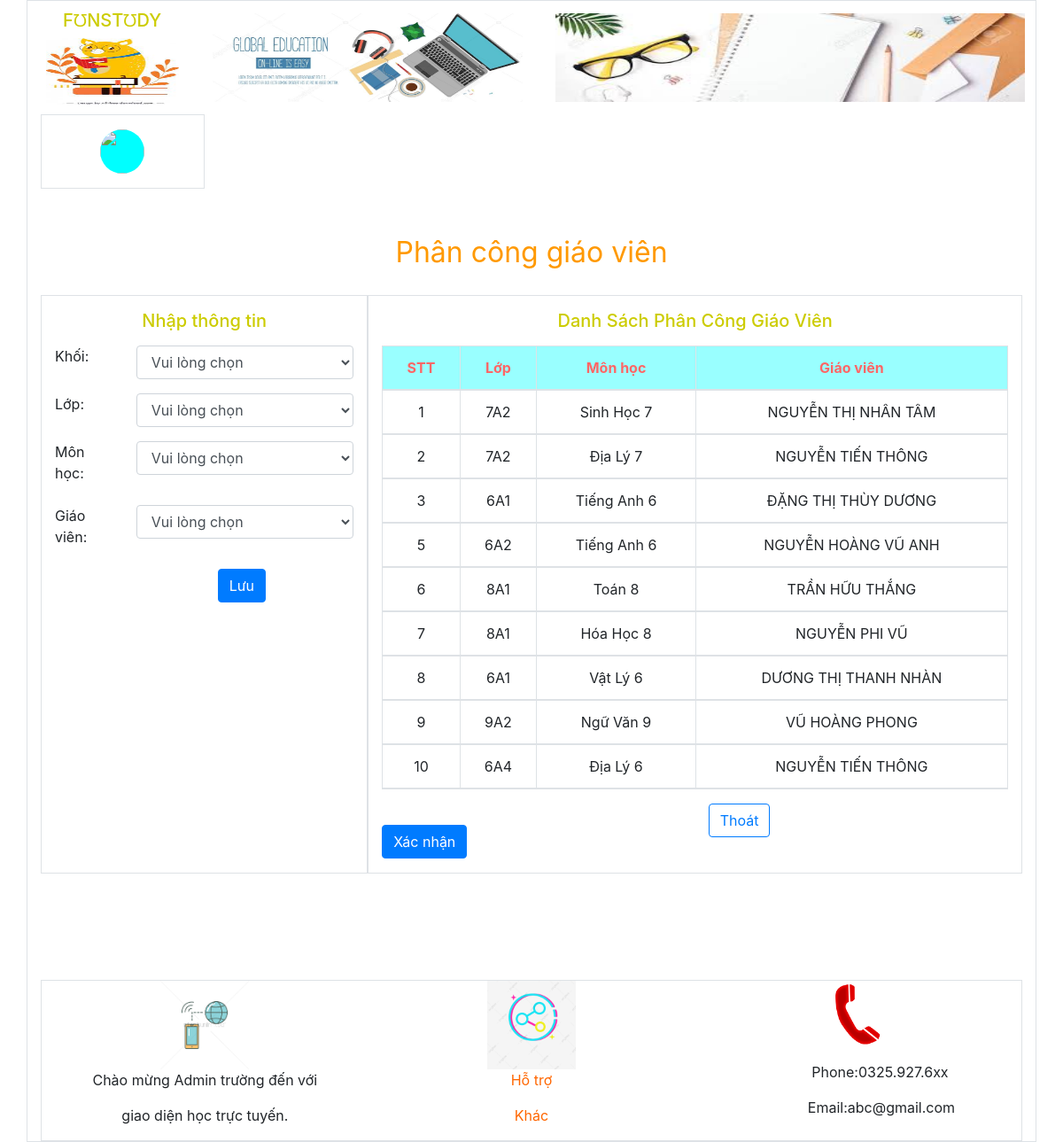
Page /PhanCongGiaoVien.php?TenTruong=THCS NGUYỄN VĂN TRỖI on the committed database.
### tables this page shows
CREATE TABLE `phancong` (
  `MaPhanCong` int(10) NOT NULL auto_increment,
  `TenLop` varchar(20) NOT NULL,
  `TenGV` varchar(30) NOT NULL,
  `TenMonHoc` varchar(50) NOT NULL,
  `MaLop` int(10) NOT NULL,
  `MaGV` int(10) NOT NULL,
  `MaMonHoc` int(10) NOT NULL,
  `NgayPhanCong` datetime NOT NULL,
  PRIMARY KEY  (`MaPhanCong`),
  KEY `TenLop` (`TenLop`,`MaLop`,`MaGV`,`MaMonHoc`)
);

CREATE TABLE `lop` (
  `MaLop` int(10) NOT NULL auto_increment,
  `TenLop` varchar(20) NOT NULL,
  `MaKhoi` int(10) NOT NULL,
  `MaTruong` int(10) NOT NULL,
  PRIMARY KEY  (`MaLop`),
  KEY `MaKhoi` (`MaKhoi`),
  KEY `MaTruong` (`MaTruong`)
);

### PhanCongGiaoVien.php (the view, shortened to what this page needs)
<?php
			include_once("Controller/cPCGV.php");
			?>
<!DOCTYPE html PUBLIC "-//W3C//DTD XHTML 1.0 Transitional//EN" "http://www.w3.org/TR/xhtml1/DTD/xhtml1-transitional.dtd">
<html xmlns="http://www.w3.org/1999/xhtml">
<head>
<link rel="stylesheet" type="text/css" href="css/bootstrap.css"/>
</head>
<body>
<div class="container h-600 w-100 border">
	<div class="row">
    <div class="row header"  id="codinh" >
    	<div class="col-xs-2 col-sm-2 col-md-2 col-lg-2 h-200">
            <center><h5>F℧NST℧DY</h5><img src="img/lg.jpg" width="150px" height="75px" /></center>
        </div>
        <div class="col-xs-4 col-sm-4 col-md-4 col-lg-4 h-200 m-1">
        	<img src="img/bner.jpg" width="350px" height=100px"  />
        </div>
        <div class="col-xs-4 col-sm-4 col-md-4 col-lg-4 h-200 m-1">
        	<img src="img/banner.jpg" width="530px" height=100px"  />
        </div>
    </div>
    </div>
    <div class="col-xs-2 col-sm-2 col-md-2 col-lg-2 h-150 border">
        	<?php
				include_once("Controller/cTK(AD).php");
				$p=new cTKad();
				$hien=$p->info();
				$cot=mysql_fetch_assoc($hien);
					 	echo "<center>";?>
						<img src="<?php echo "img/".$cot['Anh']; ?>" height="50px" width="50px" class="rounded-circle">
						<?php echo "</center>";?>
    </div>
    <br />
    <br />
    <div class="col-xs-12 col-sm-12 col-md-12 col-lg-12">
       <div class="row">
    		<div class="col-12">
               <center><x class="text-center">Phân công giáo viên</x></center>
               <br />
            </div>
        </div>
        <div class="row">
            <div class="col-4 border ">
                <h5 class="text-center">Nhập thông tin</h5>
            	 <form action="#" method="post">
                 <div class="row form-group">
                        <label class="col-3" for="">Khối:</label>
                        <div class="col-9">
                            <select name="k"  class="form-control" onchange="window.location.href=this.value;">
                            <option>
                            <?php
								if(isset($_GET['Ma'])&&isset($_GET['TenTruong'])){
									echo $_GET['TenKhoi'];
								}
								else{
									echo "Vui lòng chọn";
								}
								?>
                            </option>
                                <?php
									include_once("Controller/cPCGV.php");
										?>
                            </select>
                        </div>
                    </div>
                    <div class="row form-group">
                        <label class="col-3" for="">Lớp:</label>
                        <div class="col-9">
                            <select name="a"  class="form-control" onchange="window.location.href=this.value;">
                            <option>
                            <?php
								if(isset($_GET['Ma'])&&isset($_GET['TenTruong'])&&isset($_GET['TenKhoi'])){
									echo $_GET['TenLop'];
								}
								else{
									echo "Vui lòng chọn";
								}
								?>
                            </option>
                                <?php
									include_once("Controller/cPCGV.php");
										?>
                            </select>
                        </div>
                    </div>
                    <div class="row form-group">
                        <label for="" class="col-3">Môn học:</label>
                        <div class="col-9">
                            <select name="b" class="form-control" onchange="window.location.href=this.value;">
                             <option>
                            <?php
								if(isset($_GET['Ma'])&&isset($_GET['TenTruong'])&&isset($_GET['TenKhoi'])&&isset($_GET['TenLop'])){
									echo $_GET['TenMonHoc']."&nbsp;".$_GET['TenKhoi'];
								}
								else{
									echo "Vui lòng chọn";
								}
								?>
                            </option>
                            <?php
								include_once("Controller/cPCGV.php");
							?>
                            </select>
                        </div>
                    </div>
                    <div class="row form-group">
                        <label for="" class="col-3">Giáo viên:</label>
                        <div class="col-9">
                            <select  name="c" class="form-control" onchange="window.location.href=this.value;">
                             <option>
                            <?php
								if(isset($_GET['Ma'])&&isset($_GET['TenTruong'])&&isset($_GET['TenKhoi'])&&isset($_GET['TenLop'])&&isset($_GET['TenMonHoc'])&&isset($_GET['TenGV'])){
									echo $_GET['TenGV'];
								}
								else{
									echo "Vui lòng chọn";
								}
								?>
                             </option>
                                <?php
									include_once("Controller/cPCGV.php");
										?>
                            </select>
                        </div>
                    </div>
                    <div class="row form-group">
                        <div class="col-6">
                        </div>
                        <div class="col-6">
                            <input type="submit" name="submit" value="Lưu"  class="btn btn-primary"/>
                        </div>
                    </div>
                 </form>
            </div>
            <div class="col-xs-8 col-sm-8 col-md-8 col-lg-8 border">
            <h5 class="text-center">Danh Sách Phân Công Giáo Viên</h5>
                <table class="table table-bordered">
                	<thead>
                    <tr class="text-center">
                        <th><center>STT</center></th>
                        <th><center>Lớp</center></th>
                        <th><center>Môn học</center></th>
                        <th><center>Giáo viên</center></th>
                    </tr>
                    <?php
						include_once("Controller/cPCGV.php");
						$p=new cQLadtruong();
						$appear=$p->Xem();
						while($cot=mysql_fetch_assoc($appear)){
					?>
                    <tr>
                        <td><center><?php echo $cot['MaPhanCong']?></center></td>
                        <td><center><?php  echo $cot['TenLop']?></center></td>
                        <td><center><?php  echo $cot['TenMonHoc']?></center></td>
                        <td><center><?php echo $cot['TenGV']?></center></td>
                    </tr>
                      <?php
						}
				?>
                    </thead>
                </table>
                <div class="row form-group">
                    <div class="col-6">
                        <a href="home(AD).php?Ma=<?php echo $_GET['Ma'] ?>"><button type="button"  class="btn btn-primary xacnhan">Xác nhận</button></a>
                    </div>
                    <div class="col-6">
                         <a href="home(AD).php?Ma=<?php echo $_GET['Ma'] ?>"><button type="button"  class="btn btn-outline-primary">Thoát</button></a>
                    </div>
                </div>
            </div>
       </div>
       <br />
    </div>
    <br />
    <br />
    <br />
    <br />
     <div class="col-xs-12 col-sm-12 col-md-12 col-lg-12 border">
     	<div class="row">
        	<div class="col-xs-4 col-sm-4 col-md-4 col-lg-4">
            <center><img src="img/on.png" width="100" height="100"/><center></center>
                </center><center><p>Chào mừng Admin trường đến với <p/><p>giao diện học trực tuyến.</p></center>
            </div>
            <div class="col-xs-4 col-sm-4 col-md-4 col-lg-4">
            <center><img src="img/lk.jpg" width="100" height="100"/><center></center>
                </center><center><a href="#">Hỗ trợ</a><p></p></center>
                </center><center><a href="#">Khác</a><p></p></center>
            </div>
            <div class="col-xs-4 col-sm-4 col-md-4 col-lg-4">
            <center><img src="img/dt.gif" width="75" height="75"/><center></center><p></p>
                </center>&nbsp;&nbsp;&nbsp;&nbsp;&nbsp;&nbsp;&nbsp;&nbsp;&nbsp;&nbsp;&nbsp;&nbsp;&nbsp;&nbsp;&nbsp;&nbsp;&nbsp;&nbsp;&nbsp;&nbsp;
                &nbsp;&nbsp;&nbsp;&nbsp;&nbsp;Phone:0325.927.6xx<p></p>
                </center>&nbsp;&nbsp;&nbsp;&nbsp;&nbsp;&nbsp;&nbsp;&nbsp;&nbsp;&nbsp;&nbsp;&nbsp;&nbsp;&nbsp;&nbsp;&nbsp;&nbsp;&nbsp;&nbsp;&nbsp;
                &nbsp;&nbsp;&nbsp;&nbsp;Email:abc@gmail.com
            </div>
        </div>
    </div>
  </div>

### Controller/cPCGV.php (shortened to what this page needs)
<!DOCTYPE html PUBLIC "-//W3C//DTD XHTML 1.0 Transitional//EN" "http://www.w3.org/TR/xhtml1/DTD/xhtml1-transitional.dtd">
<html xmlns="http://www.w3.org/1999/xhtml">
<head>
</head>
<body>
<?php
include_once("Model/mPCGV.php");
class cQLadtruong{
function Xem(){
	$p=new mQLadtruong();
	$app=$p->HienNao();
	return $app;
}
}
?>
</body>
</html>

### Model/mPCGV.php (shortened to what this page needs)
<!DOCTYPE html PUBLIC "-//W3C//DTD XHTML 1.0 Transitional//EN" "http://www.w3.org/TR/xhtml1/DTD/xhtml1-transitional.dtd">
<html xmlns="http://www.w3.org/1999/xhtml">
<head>
</head>
<body>
<?php
include_once("mConnect(AD).php");
class mQLadtruong{
function HienNao(){
	$p=new ketnoiad($ketnoi);
	if($p->ketnoi($ketnoi)){
		$tentruong=$_GET['TenTruong'];
		$sql="select *from phancong pc join lop l on pc.MaLop=l.MaLop
		join truong tr on tr.MaTruong=l.MaTruong join admin_truong at
		on at.MaTruong=tr.MaTruong where tr.TenTruong='$tentruong'";
		$qr=mysql_query($sql);
		return $qr;
	}
}
}
?>
</body>
</html>

### Model/mConnect(AD).php (shortened to what this page needs)
<!DOCTYPE html PUBLIC "-//W3C//DTD XHTML 1.0 Transitional//EN" "http://www.w3.org/TR/xhtml1/DTD/xhtml1-transitional.dtd">
<html xmlns="http://www.w3.org/1999/xhtml">
<head>
</head>
<body>
<?php
class ketnoiad{
	function ketnoi($ketnoi){
		$ketnoi=mysql_connect('localhost','AD','123456789');
		if($ketnoi){
			return mysql_select_db('nhom3_vuive');
		}
		else{
			echo "Không kết nối dc";
		}
	}
}
?>
</body>
</html>

### Controller/cTK(AD).php (shortened to what this page needs)
<!DOCTYPE html PUBLIC "-//W3C//DTD XHTML 1.0 Transitional//EN" "http://www.w3.org/TR/xhtml1/DTD/xhtml1-transitional.dtd">
<html xmlns="http://www.w3.org/1999/xhtml">
<head>
</head>
<body>
<?php
include_once("Model/mTK(AD).php");
class cTKad{
	function info(){
		$p=new mTKad();
		$ktra=$p->XuatInfo();
		return $ktra;
	}
}
?>
</body>
</html>

### Model/mTK(AD).php (shortened to what this page needs)
<!DOCTYPE html PUBLIC "-//W3C//DTD XHTML 1.0 Transitional//EN" "http://www.w3.org/TR/xhtml1/DTD/xhtml1-transitional.dtd">
<html xmlns="http://www.w3.org/1999/xhtml">
<head>
</head>
<body>
<?php
include_once("mConnect(AD).php");
?>
</body>
</html>

### PhanCongGiaoVien.php (style rules this page uses)
x { color:#F90; font-size:32px; }
a { color:#F60; }
.rounded-circle { background-color:#0FF; }
h5 { color:#CC0; }
th { background-color:#9FF; color:#F66; }
.header { padding: 10px 16px; }

### rows in the picture
phancong: MaPhanCong "1", lop.TenLop "7A2", TenMonHoc "Sinh Học 7", TenGV "NGUYỄN THỊ NHÂN TÂM"
phancong: MaPhanCong "2", lop.TenLop "7A2", TenMonHoc "Địa Lý 7", TenGV "NGUYỄN TIẾN THÔNG"
phancong: MaPhanCong "3", lop.TenLop "6A1", TenMonHoc "Tiếng Anh 6", TenGV "ĐẶNG THỊ THÙY DƯƠNG"
phancong: MaPhanCong "5", lop.TenLop "6A2", TenMonHoc "Tiếng Anh 6", TenGV "NGUYỄN HOÀNG VŨ ANH"
phancong: MaPhanCong "6", lop.TenLop "8A1", TenMonHoc "Toán 8", TenGV "TRẦN HỮU THẮNG"
phancong: MaPhanCong "7", lop.TenLop "8A1", TenMonHoc "Hóa Học 8", TenGV "NGUYỄN PHI VŨ"
phancong: MaPhanCong "8", lop.TenLop "6A1", TenMonHoc "Vật Lý 6", TenGV "DƯƠNG THỊ THANH NHÀN"
phancong: MaPhanCong "9", lop.TenLop "9A2", TenMonHoc "Ngữ Văn 9", TenGV "VŨ HOÀNG PHONG"
phancong: MaPhanCong "10", lop.TenLop "6A4", TenMonHoc "Địa Lý 6", TenGV "NGUYỄN TIẾN THÔNG"
